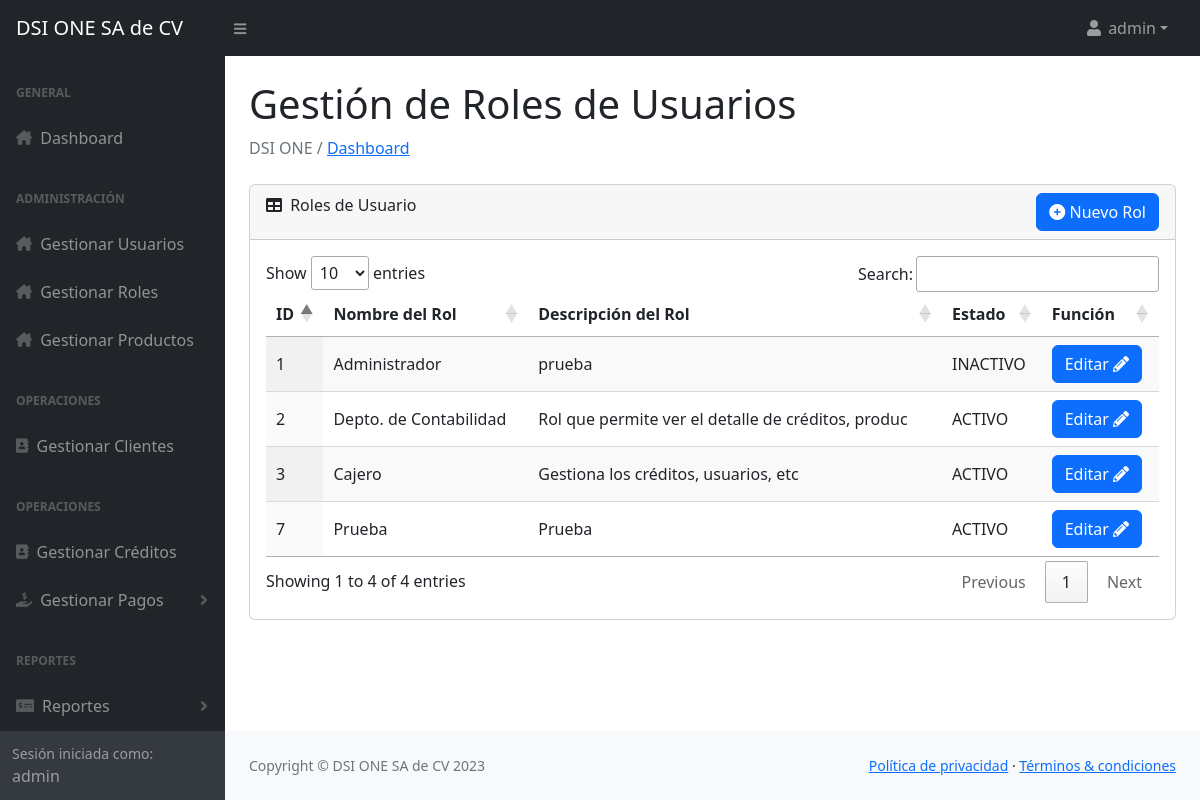
The app's page /Vista/admin_roles.php (signed in), older data.
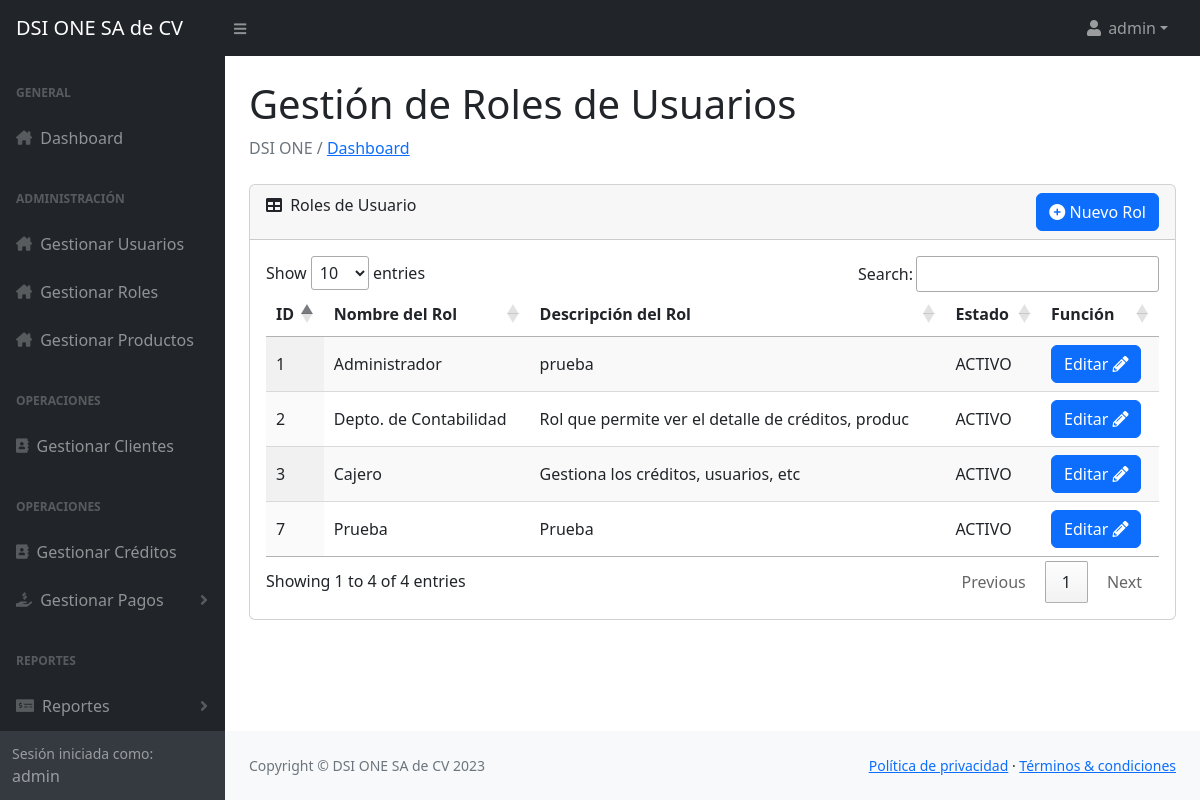
The same page, newer data.
### tables this page shows
CREATE TABLE `roles_usuarios` (
  `id` int(3) NOT NULL,
  `nombre_rol` varchar(25) NOT NULL,
  `descripcion_rol` varchar(50) NOT NULL,
  `estado` enum('ACTIVO','INACTIVO') NOT NULL DEFAULT 'ACTIVO'
);

### Vista/admin_roles.php (the view, shortened to what this page needs)
<?php include '../Controlador/sesion.php';
?>
<head>
    <?php include '../Modelo/o_head.php'; ?>
</head>
<body class="sb-nav-fixed">
    <?php include '../Modelo/o_menu.php'; ?>
    <div id="layoutSidenav_content">
        <main>
            <div class="container-fluid px-4">
                <h1 class="mt-4">Gestión de Roles de Usuarios</h1>
                <ol class="breadcrumb mb-4">
                    <li class="breadcrumb-item active"> DSI ONE / <a href="../Vista/home.php"> Dashboard </a></li>
                </ol>
                <div class="card mb-4">
                    <div class="card-header">
                        <i class="fas fa-table me-1"></i>
                        Roles de Usuario
                        <div style="float: right;">
                            <button class="btn btn-primary" data-bs-toggle="modal" data-bs-target="#addRolModal"><i class="fa-solid fa-circle-plus"></i> Nuevo Rol</button>
                        </div>
                    </div>
                    <div class="card-body">
                        <table id="datatablesSimple" class="display">
                            <thead>
                                <tr>
                                    <th>ID</th>
                                    <th>Nombre del Rol</th>
                                    <th>Descripción del Rol</th>
                                    <th>Estado</th>
                                    <th>Función</th>
                                </tr>
                            </thead>
                            <tbody>
                                <?php
                                $query = "SELECT * FROM roles_usuarios";
                                $result = $conn->query($query);
                                if ($result->num_rows > 0) {
                                    while ($row = $result->fetch_assoc()) {
                                        echo "<tr>";
                                        echo "<td>" . $row['id'] . "</td>";
                                        echo "<td>" . $row['nombre_rol'] . "</td>";
                                        echo "<td>" . $row['descripcion_rol'] . "</td>";
                                        echo "<td>" . $row['estado'] . "</td>";
                                        echo '<td>
                                                <button class="btn btn-primary" onclick="cargarDatosRol(' . $row['id'] . ')" data-bs-toggle="modal" data-bs-target="#editRolModal">Editar <i class="fas fa-pencil-alt" style="color: white;"></i></button>
                                            </td>';
                                        echo "</tr>";
                                    }
                                } else {
                                    echo "<tr><td colspan='7'>No se encontraron registros en la tabla roles_usuarios.</td></tr>";
                                }
                                ?>
                            </tbody>
                        </table>
                    </div>
                </div>
            </div>
        </main>
        <?php include '../Modelo/o_scrips_generales.php'; ?>
</body>
</html>

Row changes from the older to the newer data that the page shows:
changed roles_usuarios "Administrador": estado "INACTIVO" → "ACTIVO"
